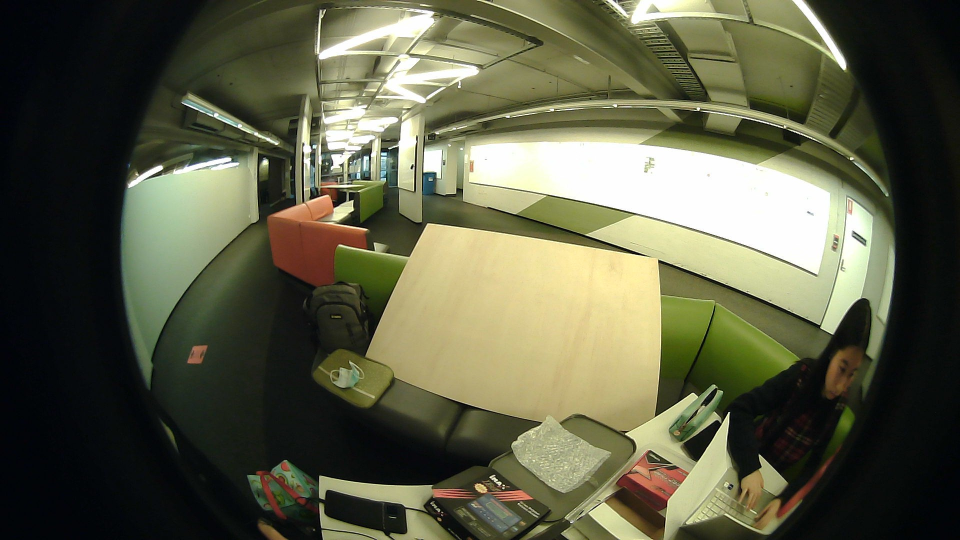
#> input picture Images/CameraTest.jpg, 1920 x 1080 px, given in place of CorrectTape.mp4, which was not available (shown at 1/2 size)
$ python 'ColorThresh copy.py'
#> lines starting #> are read from the running program, lines starting #| are printed output that depends on the picture; after the words box and inside, x2 and y2 are one past the last pixel; in counts of white or black regions, pixels touching at a corner belong together; pictures that were not available may be replaced by others from this repository, and a replacement may not be noted
#> further down, frame is the input picture: shape (1080, 1920, 3); mean B, G, R 70.3, 93.7, 92.6
from __future__ import print_function
import cv2 as cv
import argparse
max_value = 255
max_value_H = 360//2
low_H = 25
low_S = 10
low_V = 200
high_H = 44
high_S = 200
high_V = 255
window_capture_name = 'Video Capture'
window_detection_name = 'Object Detection'
low_H_name = 'Low H'
low_S_name = 'Low S'
low_V_name = 'Low V'
high_H_name = 'High H'
high_S_name = 'High S'
high_V_name = 'High V'
def on_low_H_thresh_trackbar(val):
    global low_H
    global high_H
    low_H = val
    low_H = min(high_H-1, low_H)
    cv.setTrackbarPos(low_H_name, window_detection_name, low_H)
def on_high_H_thresh_trackbar(val):
    global low_H
    global high_H
    high_H = val
    high_H = max(high_H, low_H+1)
    cv.setTrackbarPos(high_H_name, window_detection_name, high_H)
def on_low_S_thresh_trackbar(val):
    global low_S
    global high_S
    low_S = val
    low_S = min(high_S-1, low_S)
    cv.setTrackbarPos(low_S_name, window_detection_name, low_S)
def on_high_S_thresh_trackbar(val):
    global low_S
    global high_S
    high_S = val
    high_S = max(high_S, low_S+1)
    cv.setTrackbarPos(high_S_name, window_detection_name, high_S)
def on_low_V_thresh_trackbar(val):
    global low_V
    global high_V
    low_V = val
    low_V = min(high_V-1, low_V)
    cv.setTrackbarPos(low_V_name, window_detection_name, low_V)
def on_high_V_thresh_trackbar(val):
    global low_V
    global high_V
    high_V = val
    high_V = max(high_V, low_V+1)
    cv.setTrackbarPos(high_V_name, window_detection_name, high_V)
#Works for live video, files or non-live.
def rescaleFrame(frame, scale=0.75):
#> called with scale = 0.4
    width = int(frame.shape[1] * scale)
#> width = 768
    height = int(frame.shape[0] * scale)
#> height = 432
    dimensions = (width, height)
#> dimensions = (768, 432)
    return cv.resize(frame, dimensions, interpolation=cv.INTER_AREA)
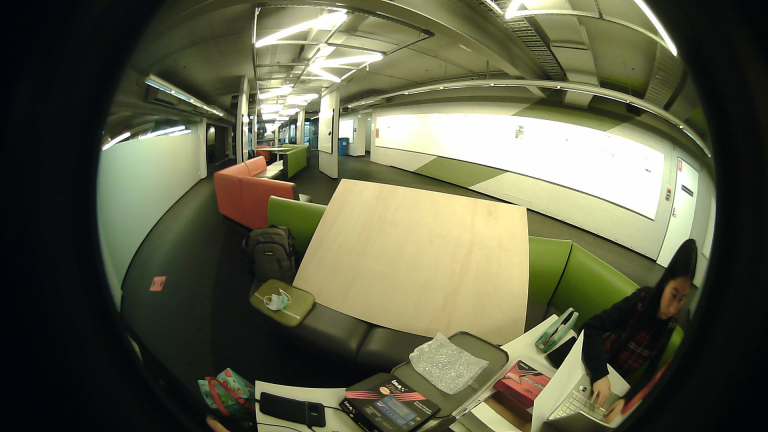
#> returned value: shape (432, 768, 3); mean of channels 0, 1, 2 70.3, 93.7, 92.6; drawn as B, G, R

parser = argparse.ArgumentParser(description='Code for Thresholding Operations using inRange tutorial.')
parser.add_argument('--camera', help='Camera divide number.', default=0, type=int)
args = parser.parse_args()
#cap = cv.VideoCapture(args.camera)
cap = cv.VideoCapture('Images/CorrectTape.mp4')
cv.namedWindow(window_capture_name)
cv.namedWindow(window_detection_name)
cv.createTrackbar(low_H_name, window_detection_name , low_H, max_value_H, on_low_H_thresh_trackbar)
cv.createTrackbar(high_H_name, window_detection_name , high_H, max_value_H, on_high_H_thresh_trackbar)
cv.createTrackbar(low_S_name, window_detection_name , low_S, max_value, on_low_S_thresh_trackbar)
cv.createTrackbar(high_S_name, window_detection_name , high_S, max_value, on_high_S_thresh_trackbar)
cv.createTrackbar(low_V_name, window_detection_name , low_V, max_value, on_low_V_thresh_trackbar)
cv.createTrackbar(high_V_name, window_detection_name , high_V, max_value, on_high_V_thresh_trackbar)
while True:

    ret, frame = cap.read()
    if frame is None:
        break
    frame = rescaleFrame(frame, 0.4)
    frame_HSV = cv.cvtColor(frame, cv.COLOR_BGR2HSV)
#> frame_HSV: shape (432, 768, 3); mean H, S, V 50.4, 94.4, 97
    frame_threshold = cv.inRange(frame_HSV, (low_H, low_S, low_V), (high_H, high_S, high_V))
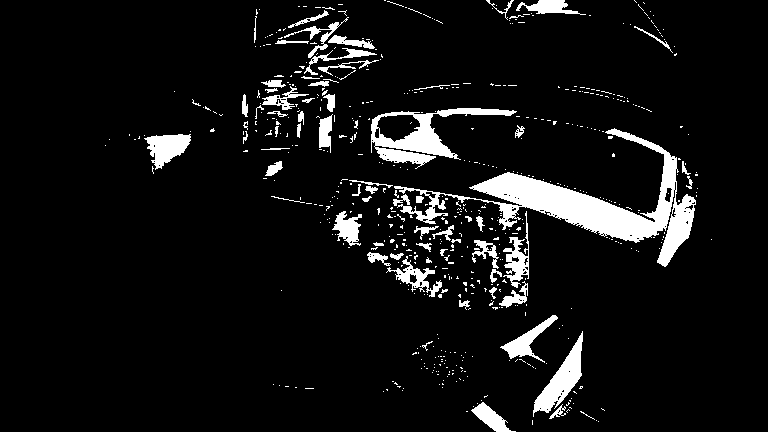
#> frame_threshold: shape (432, 768); 7.5% white; 587 white regions (518 under 20 px), largest, box (x1, y1, x2, y2) and area: (394, 128, 696, 267) 8778, (371, 108, 517, 169) 2719, (533, 331, 583, 417) 1485


    cv.imshow(window_capture_name, frame)
    cv.imshow(window_detection_name, frame_threshold)

    key = cv.waitKey(30)
#> (key q is pressed here)
    if key == ord('q') or key == 27:
        break

$ run again, on Images/Cat.jpg
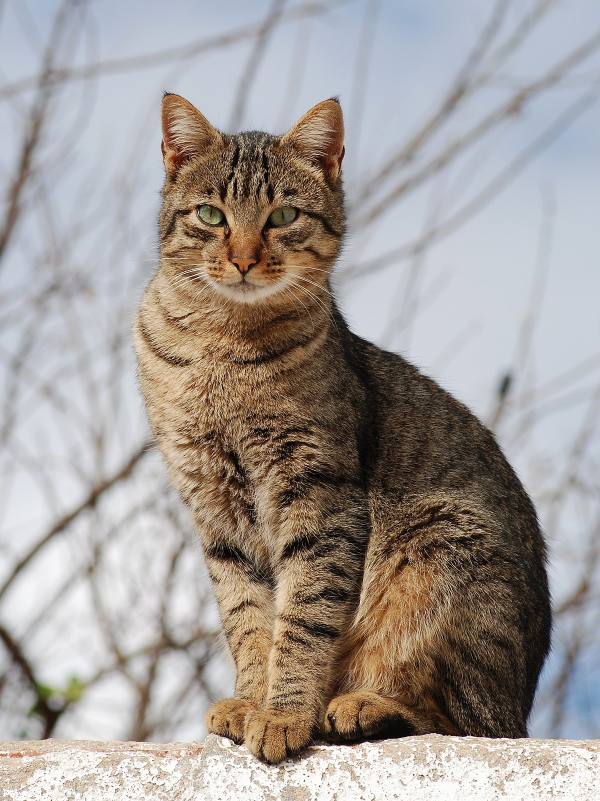
#> input picture Images/Cat.jpg, 1200 x 1602 px, given in place of CorrectTape.mp4, which was not available (shown at 1/2 size)
#> frame is the input picture: shape (1602, 1200, 3); mean B, G, R 150.5, 154.8, 161.7
#> in rescaleFrame, `return cv.resize(frame, dimensions, interpolation=cv.INTER_AREA)`:
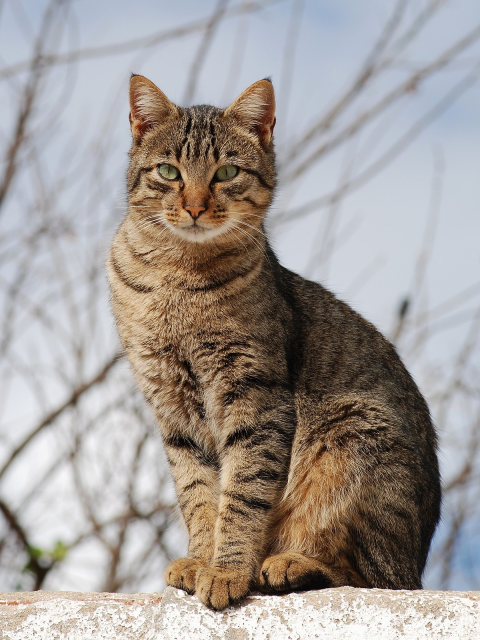
#> returned value: shape (640, 480, 3); mean of channels 0, 1, 2 150.5, 154.8, 161.7; drawn as B, G, R
#> frame_HSV: shape (640, 480, 3); mean H, S, V 63.4, 51.9, 169.2
#> `frame_threshold = cv.inRange(frame_HSV, (low_H, low_S, low_V), (high_H..`:
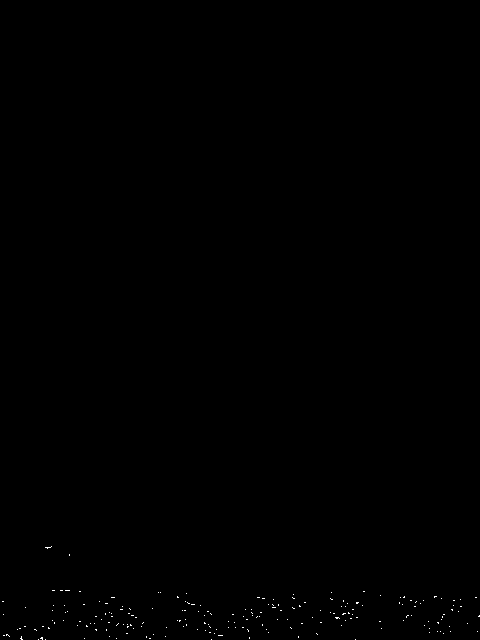
#> frame_threshold: shape (640, 480); 0.12% white in thin lines or dots, all inside (x1, y1, x2, y2) = (2, 546, 480, 640)
